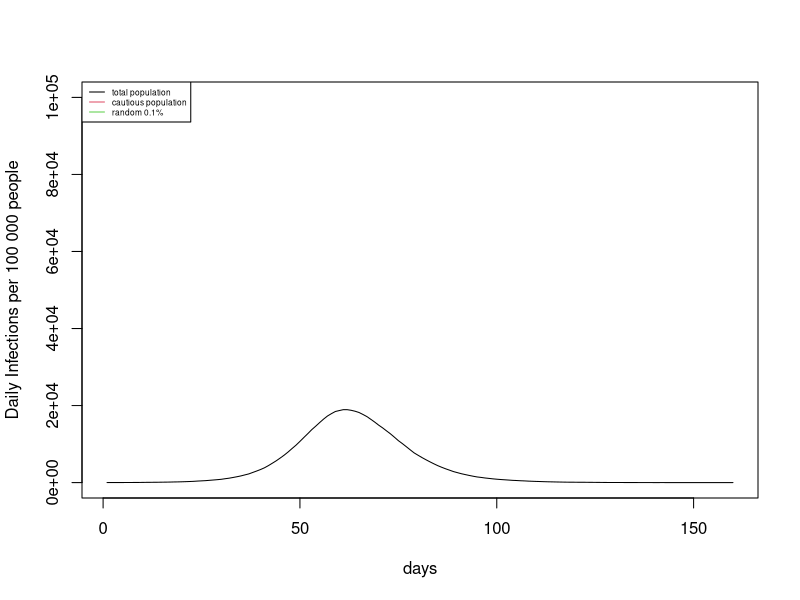

Generate this figure with R: (Note: this script raises an error after producing the figure.)
# 17 Ava Napper, Baldur Björnsson, Madeleine Reid
# https://github.com/baldurgaldur/stats-practical-2

update_states <- function(pop_states, lambda, p_leaving_infected, p_leaving_exposed) {
    #Purpose:   To update the state of each individual after the model has
    #           run for 1 day
    #Input:     Data frame of state each individual is in and his beta value.
    #           Overall viral infectivity parameter
    #           Probability of leaving the infected state on a given day
    #           Probability of leaving the exposed state on a given day
    #           day of the simulation
    #Output:    Updated data frame of the state each individual is in when one
    #           day has passed

    # Calculate the probability of person j moving into the exposed state
    infected_beta_sum <- sum(pop_states$beta[pop_states$state == 2]) * lambda
    infection_prob <- pop_states$beta * infected_beta_sum

    rand <- runif(pop_size)

    # 3 vectors, where 1 corresponds to the indiviual changing state
    # and 0 corresponds to no change of state
    now_removed <- pop_states$state == 2 & rand < p_leaving_infected
    now_infected <- pop_states$state == 1 & rand < p_leaving_exposed
    now_exposed <- pop_states$state == 0 & rand < infection_prob

    # Combine the 3 vectors to determine which individuals will move up a state
    # Note that these are boolean vectors, so a person never moves into
    # more than one state each day
    moving_states <- now_exposed + now_infected + now_removed

    # Add the vector representing those who are moving states to the current 
    # states to get the new state of each individual
    new_states <- moving_states + pop_states$state
    data.frame(state = new_states, beta = pop_states$beta, rand = pop_states$rand)
}

calc_state_changes <- function(pop_states, new_pop, daily_state_changes, i, pop_size) {
    #Purpose:   To update the data frame of state changes on each day,
    #           so that it contains today's state changes
    #Input: Population specific data frame of which state each individual was in yesterday
    #       "                   "                   "            "        is in today
    #       current data frame of state changes on each day, to be updated by the function
    #       The day of the simulation
    #       The size of the population
    #Output: The updated data frame of state changes on each day

    # Count how many people were susceptible and removed yesterday
    susceptible_yesterday <- sum(pop_states$state == 0)

    # Count how many people were susceptible and removed today
    susceptible_today <- sum(new_pop$state == 0)
    removed_today <- sum(new_pop$state == 3)

    # The number of new infections today is the number of people
    # who have left the susceptible state in the past day
    new_infections <- susceptible_yesterday - susceptible_today

    # The total infections for today is the total population
    # minus those in state S or R
    total_infections <- pop_size - susceptible_today - removed_today

    # Fill in todays row of the data frame consisting of the
    # state changes for that day
    daily_state_changes[i, 1] <- susceptible_today
    daily_state_changes[i, 2] <- removed_today
    daily_state_changes[i, 3] <- new_infections
    daily_state_changes[i, 4] <- total_infections

    daily_state_changes
}

plot_simulation_peaks <- function(value_of_peak, day_of_peak) {
    # Purpose:  Plot the peaks of each model run
    #           We plot the day of the peak for each group in one plot
    #           And in another we plot the percentage of people infected
    #           at the peak of the model run.
    # Input:    Two matrices. The columns of each are 1 = Total pop,
    #           2 = Cautious 10% and 3 = random 0.1%. Each row is the value
    #           corresponding to one run of our model
    # Output:   Display 2 box plots
    boxplot(main="Population percentage infected at pandemic peak", xlab = "Groups of people", names=c("Total", "Cautious 10%", "Random 0.1%"), ylab="Percent of population", value_of_peak)
    boxplot(main="Day when number of infected peaked", xlab = "Groups of people", names=c("Total", "Cautious 10%", "Random 0.1%"), ylab="Day", day_of_peak)
}

peak_day_and_total_infections <- function(daily_state_changes) {
    # Purpose:  Extract the greatest value of the infected column within
    #           the daily state changes. Also extract the day that maximum
    #           value occurred.
    # Input:    A matrix where the fourth column represents how many people are
    #           infected on a given day.
    # Output:   A vector of length 2. The first entry is the greatest value
    #           in the infection row and the second is it's index.

    greatest_infected_number <- max(daily_state_changes[, 4])
    all_peak_days <- which(daily_state_changes[, 4] == greatest_infected_number)
    # When 2 days are the peak, we report the average day. E.g. if day 18 and 19
    # have the greatest number of infected, we want 18.5 to be the max
    real_day_of_peak <- sum(all_peak_days) / length(all_peak_days)
    c(greatest_infected_number, real_day_of_peak)
}

## Constants
# The sizes of the 3 population samples we will consider
pop_size <- 100000
cautious_pop_size <- pop_size / 10
rand_pop_size <- pop_size / 1000

simulation_days <- 160
no_of_runs <- 10
lambda <- 0.4 / pop_size
beta <- rlnorm(pop_size, 0, 0.5)
beta_prob <- beta / mean(beta)
p_leaving_infected <- 1 / 5
p_leaving_exposed <- 1 / 3

# Find the lowest 10% of betas and the indicies of the corresponding people
ordered_beta <- sort(beta_prob)
cautious_beta <- ordered_beta[c(1: pop_size / 10)]
cautious_index <- match(cautious_beta, beta_prob)

# Find the cut off beta value
# because we only want people with betas lower than this value
max_beta <- ordered_beta[pop_size / 10]

# Storage for total infections on each day for each of the 10 simulations
ten_simulations <- matrix(data = 0, nrow = 10, ncol = simulation_days)

day_of_peak <- matrix(data = 0, nrow = no_of_runs, ncol = 3)
value_of_peak <- matrix(data = 0, nrow = no_of_runs, ncol = 3)
 
for (j in 1:no_of_runs) {

    # A vector of randomly ordered integers from 1 to the size of the whole population with no repeats
    random <- sample(c(1:pop_size), pop_size, replace = FALSE)

    # Each row in population_states represent an individual in our model
    # Column 1(state):  The state the individual is in, ividuals all start
    #                   with 0 except 10 randomly chosen.
    # Column 2(beta):    The beta values we generated earlier
    # Column 3(rand):    [population size] randomly ordered integers
    # Valid states are the following:
    # 0:= Susceptible, 1:= Exposed, 2:= Infected, 3:= Removed(Recovered or dead)
    pop_states <- data.frame(state = rep(0, pop_size), beta = beta_prob, rand = random )

    # Choose 10 random people to be exposed
    starting_exposed <- sample(1:pop_size, 10)
    pop_states[starting_exposed, "state"] <- 1

    # Create matrix for each of the 3 population samples.
    # The matrix keeps track of how many people are infected,
    # how many are 
    # Each row in daily_state_changes is the difference how many individuals
    # were in that state between the start of the day and the end of the day.
    daily_state_changes <- matrix(data = 0, nrow = simulation_days, ncol = 4)
    cautious_daily_changes <- matrix(data = 0, nrow = simulation_days, ncol = 4)
    random_samp_changes <- matrix(data = 0, nrow = simulation_days, ncol = 4)

    for (i in 1:simulation_days) {
        new_states <- update_states(pop_states, lambda, p_leaving_infected, p_leaving_exposed)

        # Find the cautious people in pop_states and new_states
        cautious_pop <- pop_states[pop_states$beta <= max_beta, ]
        cautious_new <- new_states[pop_states$beta <= max_beta, ]

        # Take a 0.1% random sample by choosing people with indices
        # lower than this value
        max_rand <- rand_pop_size

        # Find people in the random 0.1% sample
        rand_pop <- pop_states[pop_states$rand <= max_rand, ]
        rand_new <- new_states[new_states$rand <= max_rand, ]

        # Update the corresponding data frame of state changes on each day for each of the 3 populations
        daily_state_changes <- calc_state_changes(pop_states, new_states, daily_state_changes, i, pop_size)
        cautious_daily_changes <- calc_state_changes(cautious_pop, cautious_new, cautious_daily_changes, i, cautious_pop_size)
        random_samp_changes <- calc_state_changes(rand_pop, rand_new, random_samp_changes, i, rand_pop_size)
        
        # Set the states of each individual today, as yesterday's states, ready for the next day of the simulation
        pop_states <- new_states
        
        # if (i %% 10 == 0){
        #     ten_simulations[j, i/10] <- daily_state_changes[i, 4]
        # }
        ten_simulations[j, i] <- daily_state_changes[i, 4]
    }

    total_pop_peak_data <- peak_day_and_total_infections(daily_state_changes)
    value_of_peak[j, 1] <- total_pop_peak_data[1] / pop_size
    day_of_peak[j, 1] <- total_pop_peak_data[2]

    cautious_pop_peak_data <- peak_day_and_total_infections(cautious_daily_changes)
    value_of_peak[j, 2] <- cautious_pop_peak_data[1] / cautious_pop_size
    day_of_peak[j, 2] <- cautious_pop_peak_data[2]

    random_pop_peak_data <- peak_day_and_total_infections(random_samp_changes)
    value_of_peak[j, 3] <- random_pop_peak_data[1] / rand_pop_size
    day_of_peak[j, 3] <- random_pop_peak_data[2]
}


max_daily_state_changes <- max(daily_state_changes[,4])
max_daily_scaled <- (max_daily_state_changes/pop_size) * 100000
day_max_daily <- which(daily_state_changes[,4] == max_daily_state_changes)

max_cautious_daily_changes <- max(cautious_daily_changes[,4])
max_cautious_scaled <- (max_cautious_daily_changes/cautious_pop_size) * 100000
day_max_cautious <- which(cautious_daily_changes[,4] == max_cautious_daily_changes)

max_random_samp_changes <- max(random_samp_changes[,4])
max_rand_scaled <- (max_random_samp_changes/rand_pop_size) * 100000
day_max_random <- which(random_samp_changes[,4] == max_random_samp_changes)

#legend and labels v ugly will fix !
plot(1:simulation_days, ((daily_state_changes[,4])/pop_size)*100000, type="l", xlab = "days", ylab = "Daily Infections per 100 000 people", ylim = c(0,100000), col = 1, cex = 10)
legend("topleft", legend = c("total population", "cautious population", "random 0.1%"), col = 1:3, lty = 1, cex = 0.5)
points(day_max_daily, max_daily_scaled, pch = 19, col = 1)
text(day_max_daily, max_daily_scaled, labels = paste("(", day_max_daily, ",", max_daily_scaled, ")"), pos = 4, cex = 0.5)

lines((cautious_daily_changes[,4]/cautious_pop_size)*100000, col = 2)
points(day_max_cautious, max_cautious_scaled, pch = 19, col = 2)
text(day_max_cautious, max_cautious_scaled, labels = paste("(", day_max_cautious, ",", max_cautious_scaled, ")"), pos = 4, cex = 0.5)

lines((random_samp_changes[,4]/rand_pop_size)*100000, col = 3)
points(day_max_random, max_rand_scaled, pch = 19, col = 3,)
text(day_max_random, max_rand_scaled, labels = paste("(", day_max_random, ",", max_rand_scaled, ")"), pos = 4, cex = 0.5)

#continous quantiles plot
ten_median <- rep(0, simulation_days)
ten_lq <- rep(0, simulation_days)
ten_uq <- rep(0, simulation_days)
for (k in 1:simulation_days){
    ten_median[k] <- median(ten_simulations[,k])
    ten_lq[k] <- quantile(ten_simulations[,k])[2]
    ten_uq[k] <- quantile(ten_simulations[,k])[4]
}
plot(1:simulation_days, ten_median/ten_median, type="l", xlab = "days", ylab = "Daily Infections per 100 000 people", ylim = c(0, 5), col = 1, cex = 10)
lines(ten_lq/ten_median, col = 2)
lines(ten_uq/ten_median, col = 3)

#legend("topleft", legend = c("total population", "cautious population", "random 0.1%"), col = 1:3, lty = 1, cex = 0.5)
#points(day_max_daily, max_daily_scaled, pch = 19, col = 1)
#text(day_max_daily, max_daily_scaled, labels = paste("(", day_max_daily, ",", max_daily_scaled, ")"), pos = 4, cex = 0.5)

plot_simulation_peaks(value_of_peak, day_of_peak)
